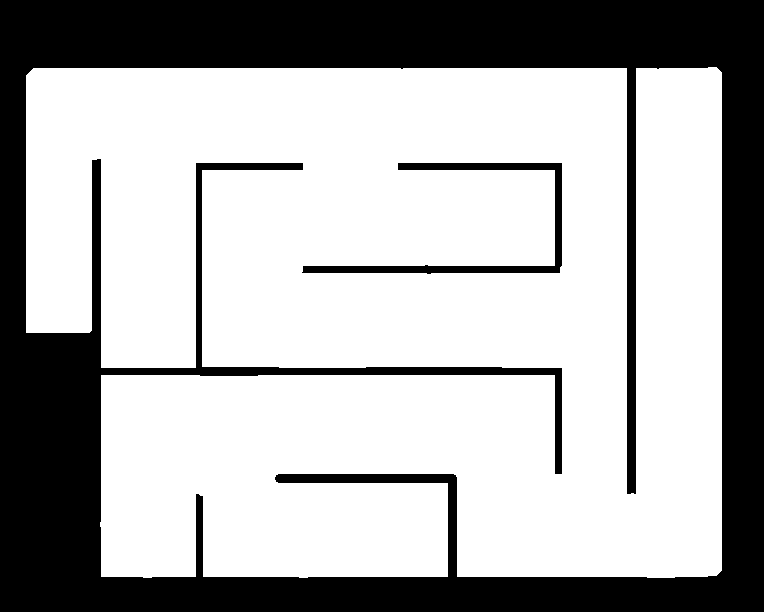
%> input picture Maps/simulations_floorplan_maze01.pgm, 764 x 612 px
$ octave barrier.m   (GNU Octave 9; MATLAB toolbox functions it lacks are replaced by stand-ins)
%> lines starting %> are read from the running program, lines starting %| are printed output that depends on the picture; in (x1, y1, x2, y2) boxes, pixels count from 0 and x2, y2 are one past the last pixel; in counts of white or black regions, pixels touching at a corner belong together; the program's own positions count from 1
%% Clean up
clc
clear all
close all

%% Load the map
image = imread('../Maps/simulations_floorplan_maze01.pgm');
%> image is the input picture: size 612x764 uint8; 68% white; 2 black regions, box (x1, y1, x2, y2) and area: (0, 0, 764, 612) 146181, (302, 163, 562, 274) 3628
image = imresize(image,0.2);
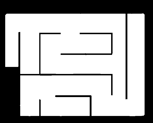
%> image: size 123x153 uint8; min 0, max 255, mean 173.1
imageBW = image < 100;
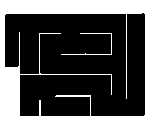
%> imageBW: size 123x153 logical; 30.8% white; 2 white regions, box (x1, y1, x2, y2) and area: (0, 0, 153, 123) 5692, (61, 33, 112, 55) 104
%> (the run ends here)

$ run again, with Maps/simulations_floorplan_maze02.pgm copied over Maps/simulations_floorplan_maze01.pgm
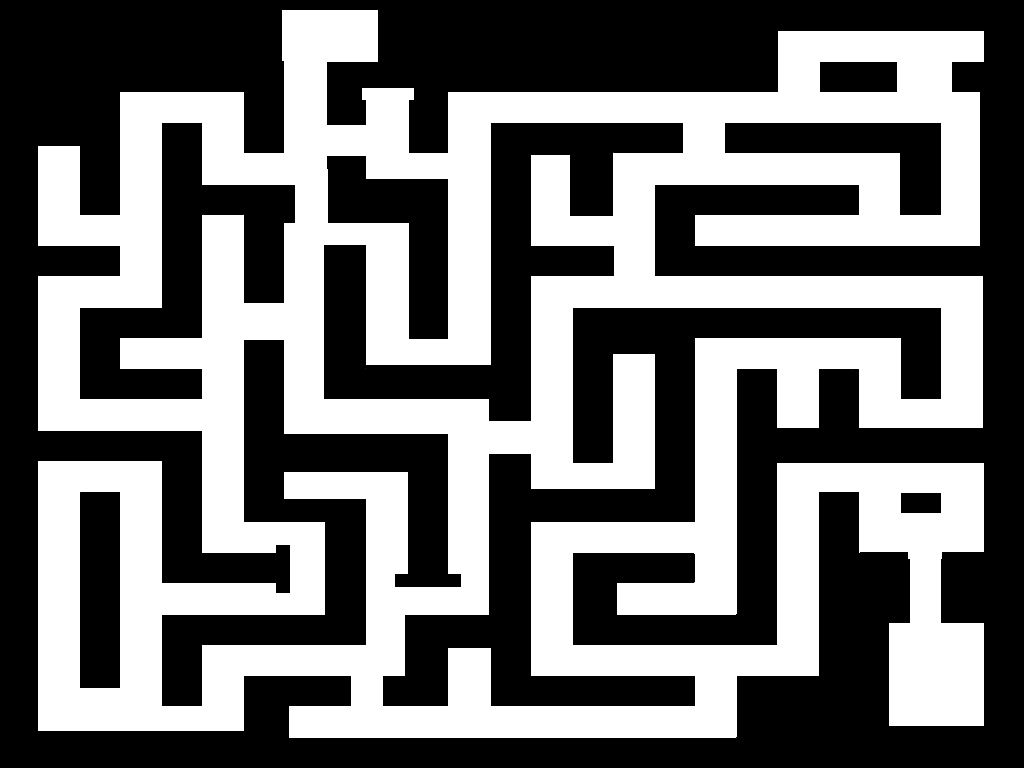
%> input picture Maps/simulations_floorplan_maze02.pgm, 1024 x 768 px
%> image is the input picture: size 768x1024 uint8; min 0, max 255, mean 113.4
%> `image = imresize(image,0.2);`:
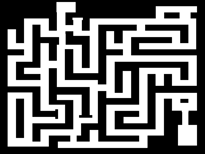
%> image: size 154x205 uint8; min 0, max 255, mean 113.4
%> `imageBW = image < 100;`:
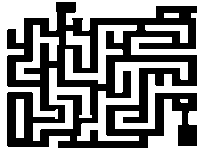
%> imageBW: size 154x205 logical; 54.1% white; 1 black region, box (x1, y1, x2, y2) and area: (7, 2, 197, 148) 14497

$ run again, with Maps/simulations_floorplan_maze03.pgm copied over Maps/simulations_floorplan_maze01.pgm
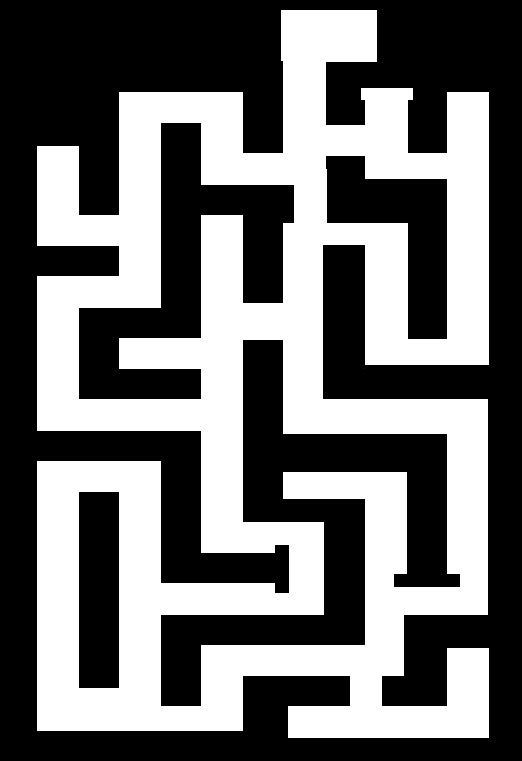
%> input picture Maps/simulations_floorplan_maze03.pgm, 522 x 761 px
%> image is the input picture: size 761x522 uint8; min 0, max 255, mean 111.4
%> `image = imresize(image,0.2);`:
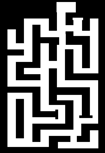
%> image: size 153x105 uint8; min 0, max 255, mean 111.4
%> `imageBW = image < 100;`:
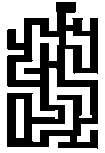
%> imageBW: size 153x105 logical; 55.8% white; 1 black region, box (x1, y1, x2, y2) and area: (7, 2, 98, 149) 7100

$ run again, with Maps/simulations_floorplan_rim_map.pgm copied over Maps/simulations_floorplan_maze01.pgm
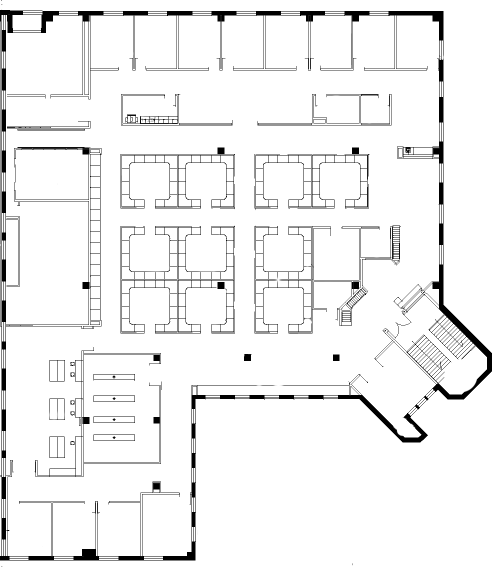
%> input picture Maps/simulations_floorplan_rim_map.pgm, 1002 x 1133 px (shown at 1/2 size)
%> image is the input picture: size 1133x1002 uint8; min 0, max 255, mean 240.7
%> `image = imresize(image,0.2);`:
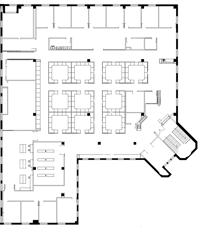
%> image: size 227x201 uint8; min 0, max 255, mean 240.3
%> `imageBW = image < 100;`:
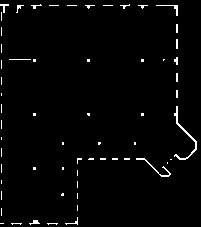
%> imageBW: size 227x201 logical; 2.1% white in thin lines or dots
